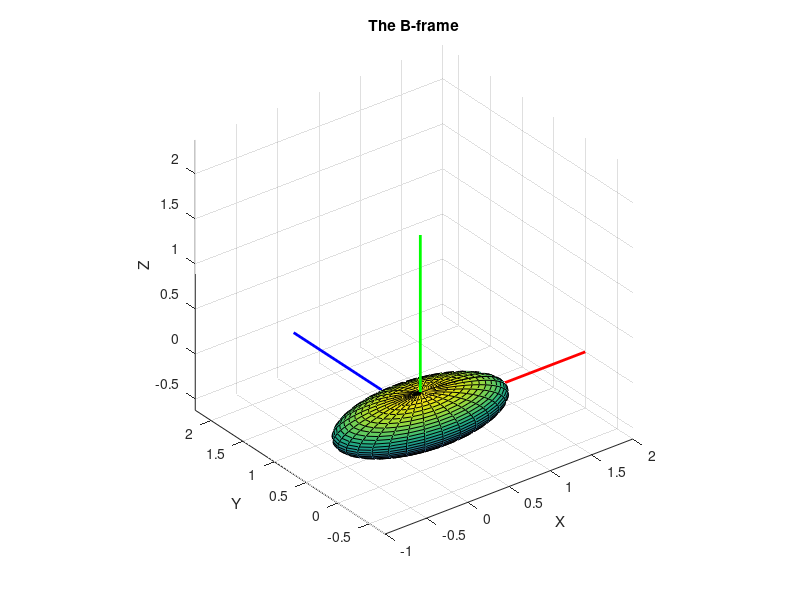

MATLAB code to generate this figure: (Note: this script raises an error after producing the figure.)

%% create an example to be used with our tutorial on PRINCIPAL moments of inertia

%% Consider an ellipsoid
% REF: https://en.wikipedia.org/wiki/List_of_moments_of_inertia
m  = 1000; 
ax =   1;  % semiaxes length in X direction
by = 0.5;  % semiaxes length in Y direction
cz = 0.25; % semiaxes length in Z direction

Ip = (m/5)*[ (by^2 + cz^2),           0,                  0;
                   0,           (ax^2 + cz^2),            0;
                   0,                 0,            (ax^2 + by^2);]
 
%% plot it:
[x, y, z] = ellipsoid(0,0,0,ax,by,cz,30);

figure
surf(x, y, z)
axis equal
  hold on
    plot3([0;2], [0;0], [0;0], '-r', 'LineWidth', 2);  hold on
    plot3([0;0], [0;2], [0;0], '-b', 'LineWidth', 2);
    plot3([0;0], [0;0], [0;2], '-g', 'LineWidth', 2);
    axis('equal'); grid('on'); xlabel('X'); ylabel('Y'); zlabel('Z');
    %xlim([-1.5, 1.5]);  ylim([-1.5, 1.5]);  zlim([-1.5, 1.5]);
    title('The B-frame')  

%% Construct a PASSIVE rotation matrix:
%
%  vp = pRb * vb
degs_yaw  = 30; 
degs_pitch= 23;
degs_roll = 45;
apas_OBJ  = bh_rot_passive_G2B_CLS({'D1Z','D2Y','D3X'}, ...
                                   [degs_yaw, degs_pitch, degs_roll], ...
                                   'DEGREES')                                                       
pRb = apas_OBJ.get_R3R2R1();
bRp = pRb.' ;

new_xyz_mat = bRp * [ x(:)' ;
                      y(:)' ;
                      z(:)' ;];
            
N  = size(x,1);                 
nX = reshape(new_xyz_mat(1,:)', N, N);
nY = reshape(new_xyz_mat(2,:)', N, N);      
nZ = reshape(new_xyz_mat(3,:)', N, N);     

 xx = bRp * [2;0;0];
 yy = bRp * [0;2;0];
 zz = bRp * [0;0;2];

figure
  surf(nX, nY, nZ)
  axis equal
  hold on
    plot3([0;xx(1)], [0;xx(2)], [0;xx(3)], '-r', 'LineWidth', 2);  
    plot3([0;yy(1)], [0;yy(2)], [0;yy(3)], '-b', 'LineWidth', 2);  
    plot3([0;zz(1)], [0;zz(2)], [0;zz(3)], '-g', 'LineWidth', 2);  
    axis('equal'); grid('on'); xlabel('X'); ylabel('Y'); zlabel('Z');
    xlim([-1.5, 1.5]);  ylim([-1.5, 1.5]);  zlim([-1.5, 1.5]);
    title('-----')
  
%% So working backwards:
%             Ip = pRb * Ib * pRb.'
%
% therefore:
%             Ib =  pRb' * Ip * pRb
%
format shortG
pRb = bRp';
Ib  = pRb' * Ip * pRb

%% do eigen decomposition

[V, D] = eig(Ib)

%% sort eigenvalues in ASCENDING order
[~,ind] = sort( diag(D) );

D = D(:,ind)
V = V(:,ind)

%% check ORTHONORMALITY

V * V'
%% Construct rotations from eigenvectors
pRb_again = V';

%pRb_again(:,3) = cross(pRb_again(:,1), pRb_again(:,2))

Ip_again = pRb_again * Ib * pRb_again.'

bRp = pRb_again.' ;

%% PLOT it
b_xi_p = bRp * [2;0;0];
b_yi_p = bRp * [0;2;0];
b_zi_p = bRp * [0;0;2];
 
figure
  surf(nX, nY, nZ)
  axis equal
  hold on
    plot3([0;b_xi_p(1)], [0;b_xi_p(2)], [0;b_xi_p(3)], '-r', 'LineWidth', 2);  hold('on');
    plot3([0;b_yi_p(1)], [0;b_yi_p(2)], [0;b_yi_p(3)], '-b', 'LineWidth', 2);  
    plot3([0;b_zi_p(1)], [0;b_zi_p(2)], [0;b_zi_p(3)], '-g', 'LineWidth', 2);  
    axis('equal'); grid('on'); xlabel('X'); ylabel('Y'); zlabel('Z');
    xlim([-1.5, 1.5]);  ylim([-1.5, 1.5]);  zlim([-1.5, 1.5]);
    title('The P-frame')

%% Ensure that our P-frame makes a RIGHT handed co-ordinate frame

bRp(:,3) = cross(bRp(:,1), bRp(:,2))

b_xi_p = bRp * [2;0;0];
b_yi_p = bRp * [0;2;0];
b_zi_p = bRp * [0;0;2];
 
figure
  surf(nX, nY, nZ)
  axis equal
  hold on
    plot3([0;b_xi_p(1)], [0;b_xi_p(2)], [0;b_xi_p(3)], '-r', 'LineWidth', 2);  hold('on');
    plot3([0;b_yi_p(1)], [0;b_yi_p(2)], [0;b_yi_p(3)], '-b', 'LineWidth', 2);  
    plot3([0;b_zi_p(1)], [0;b_zi_p(2)], [0;b_zi_p(3)], '-g', 'LineWidth', 2);  
    axis('equal'); grid('on'); xlabel('X'); ylabel('Y'); zlabel('Z');
    xlim([-1.5, 1.5]);  ylim([-1.5, 1.5]);  zlim([-1.5, 1.5]);
    title('The P-frame')
